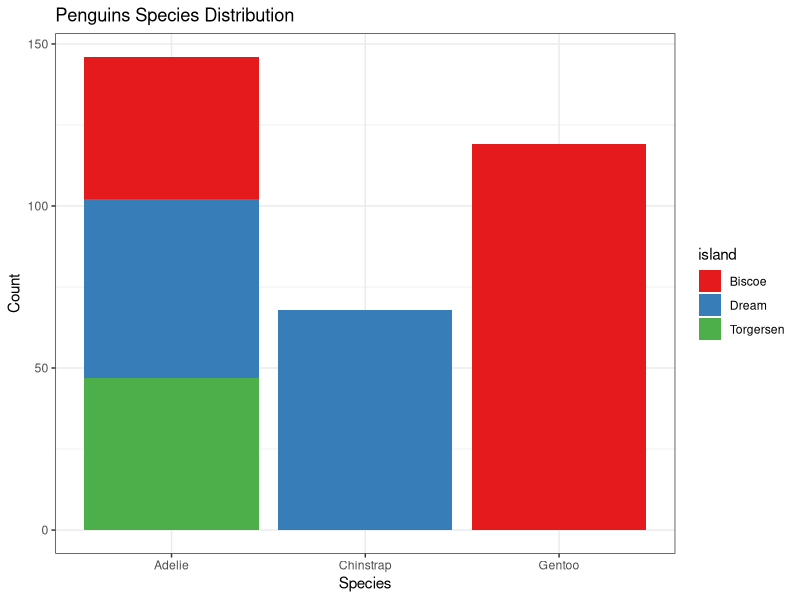
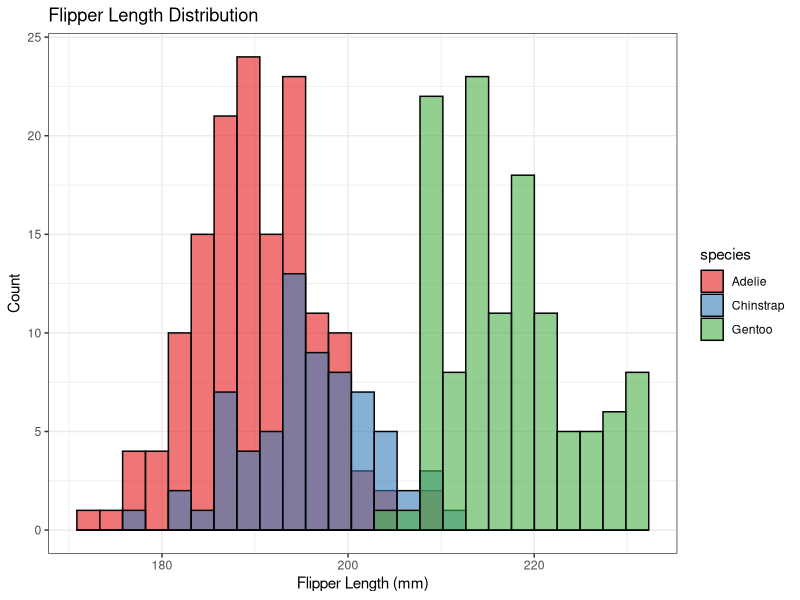
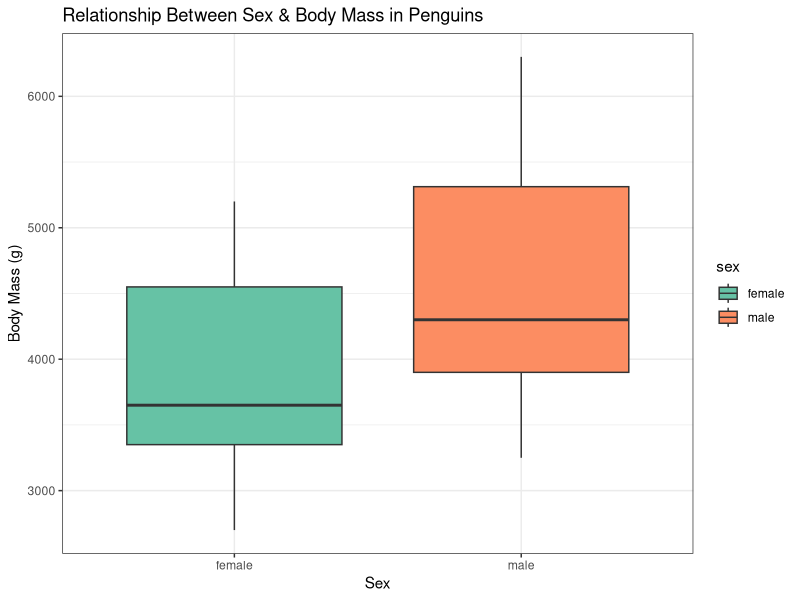
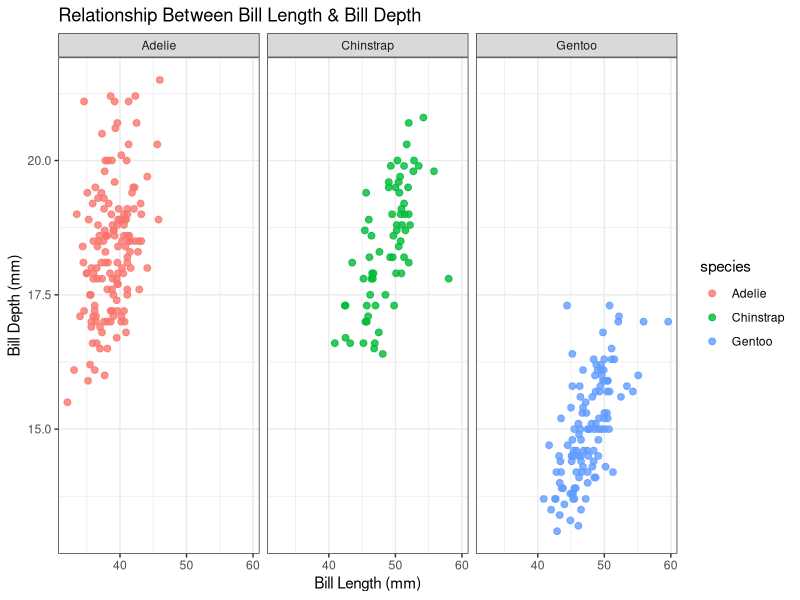
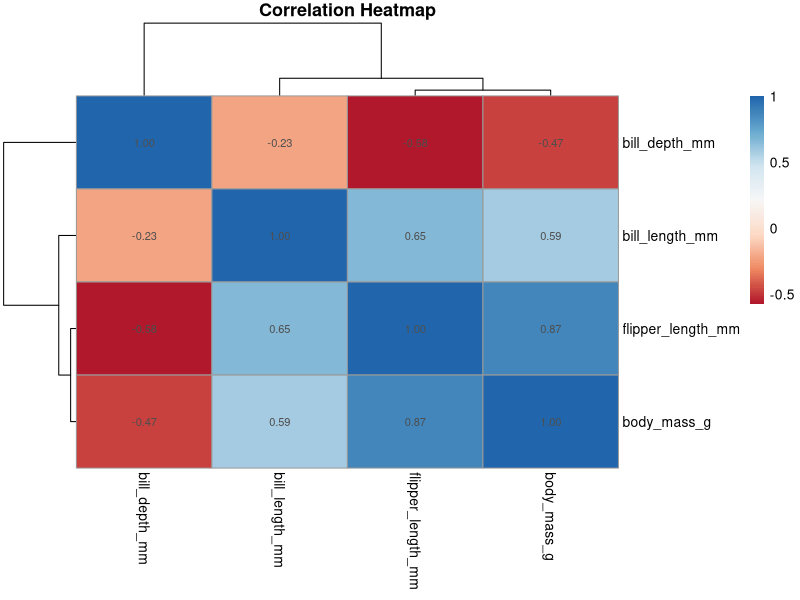

Source code (R) for these figures, in order:
# Project: Palmer Penguins Data Analysis
# Author: Ahmed Kamel
# Description: Visualization of penguin species characteristics using ggplot2 and pheatmap.

# 1. Loading Libraries
install.packages("palmerpenguins")
install.packages("ggplot2")
install.packages("RColorBrewer")
install.packages("pheatmap")

library(palmerpenguins)
library(ggplot2)
library(RColorBrewer)
library(pheatmap)

# 2. Data Cleaning & Preparation
Data = penguins
# Removing missing values
Data_clean = na.omit(Data)

#============================================================================
# 3. Bar plot: Penguins Species Distribution
# Goal: visualize the count of each species per island
ggplot(data = Data_clean, mapping = aes(x = species, fill = island)) +
  geom_bar() +
  theme_bw() +
  scale_fill_brewer(palette = "Set1") +
  xlab("Species") +
  ylab("Count") +
  ggtitle("Penguins Species Distribution")

#============================================================================
# 4. Histogram: Flipper Length Distribution
# Goal: Check the distribution of flipper lengths across species
ggplot(data = Data_clean, mapping = aes(x = flipper_length_mm, fill = species)) +
  geom_histogram(bins = 25, color = "black", alpha = 0.6, position = "identity") +
  theme_bw() +
  scale_fill_brewer(palette = "Set1") +
  xlab("Flipper Length (mm)") +
  ylab("Count") +
  ggtitle("Flipper Length Distribution")

#===============================================================================
# 5. Box Plot: Body Mass vs Sex
# Goal: Compare body mass between male and female penguins
ggplot(data = Data_clean, mapping = aes(x = sex, y = body_mass_g, fill = sex)) +
  geom_boxplot() +
  theme_bw() +
  scale_fill_brewer(palette = "Set2") + # Used Set2 for variety
  xlab("Sex") +
  ylab("Body Mass (g)") +
  ggtitle("Relationship Between Sex & Body Mass in Penguins")

#===============================================================================
# 6. Scatter Plot: Bill Dimensions (Simpson's Paradox)
# Goal: Analyze relationship between bill length and depth separated by species
ggplot(data = Data_clean, mapping = aes(x = bill_length_mm, y = bill_depth_mm, colour = species)) +
  geom_point(size = 2, alpha = 0.8) +
  theme_bw() +
  xlab("Bill Length (mm)") +
  ylab("Bill Depth (mm)") +
  ggtitle("Relationship Between Bill Length & Bill Depth") +
  facet_grid(~species)

#===============================================================================
# 7. Correlation Heatmap
# Goal: Find correlations between numeric variables

# Select numeric columns
numeric_col = Data_clean[, c("bill_length_mm", "bill_depth_mm", 
                              "flipper_length_mm", "body_mass_g")]

# Calculate correlation matrix
cor_matrix = cor(numeric_col)

# Generate Heatmap
pheatmap(mat = cor_matrix, 
         display_numbers = TRUE, 
         cluster_rows = TRUE, 
         cluster_cols = TRUE, 
         # Using 100 shades of Red-Blue for smoother gradient
         color = colorRampPalette(brewer.pal(n = 7, name = "RdBu"))(100),
         main = "Correlation Heatmap")
